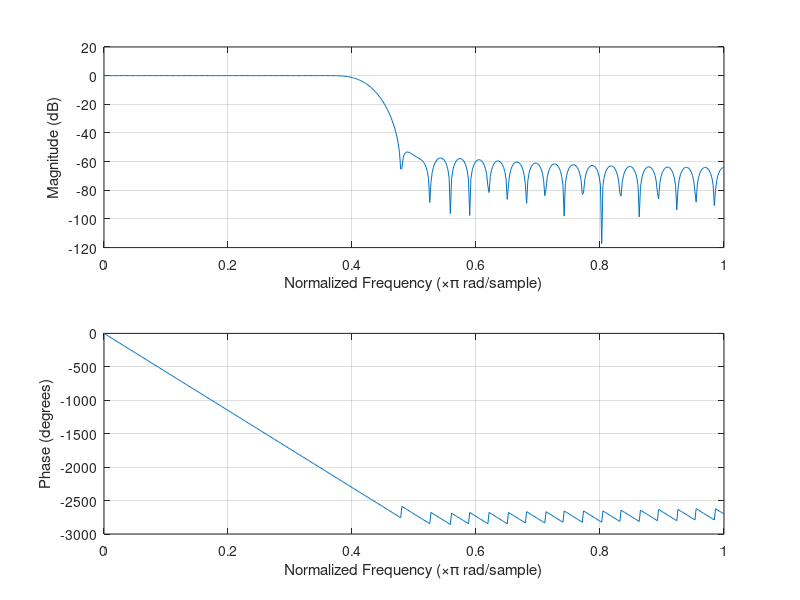
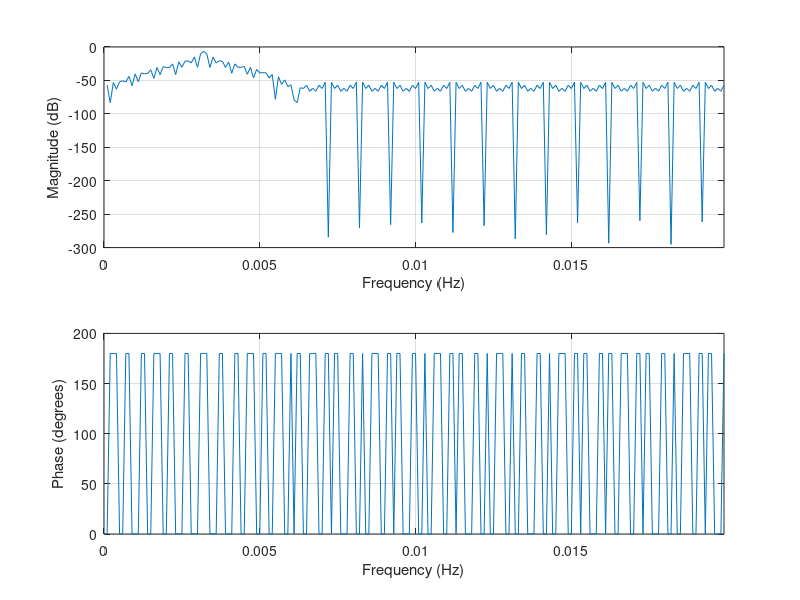

Write the MATLAB code that produced these figures, in order.
%packages
pkg load signal;

%reset
clear all;
close all;
clc;

Fs=10e3; 
Ts=1/Fs; 
Ns=256; 
t=[0:Ts:Ts*(Ns-1)]; 

f1=6.5e3;
f2=7.5e3;
f3=9.5e3;
f4=10.5e3;
x1=sin(2*pi*f1*t); 
x2=sin(2*pi*f2*t);
x3=sin(2*pi*f3*t);
x4=sin(2*pi*f4*t);
x=x1+x2+x3+x4; 
grid on;
N=64;
cut=8.5e3/Fs/2;
B=fir1(N,cut,'low');
A=1; 
freqz(B,A); %Plot frequency response - both amp and phase response.
%figure; %Create a new figure window, so previous one isn't lost.
%subplot(2,1,1); %Two subplots will go on this figure window.
Npts=200;
%plot(t(1:Npts),x(1:Npts)) %Plot first Npts of this 4-tone input signal
%title('Time Plots of Input and Output');
%xlabel('time (s)');
%ylabel('Input Sig');
% %Now apply this filter to our 4-tone test sequence
y = filter(B,A,x);
figure;
%subplot(2,1,2); %Now go to bottom subplot.
freqz_plot(t(1:Npts),y(1:Npts)); %Plot first Npts of filtered signal.
%xlabel('time (s)');
%2
%3
%ylabel('Filtered Sig');
%figure; %Create a new figure window, so previous one isn't lost.
%subplot(2,1,1);
%xfftmag=(abs(fft(x,Ns))); %Compute spectrum of input signal.
%xfftmagh=xfftmag(1:length(xfftmag)/2);
% %Plot only the first half of FFT, since second half is mirror imag
% %the first half represents the useful range of frequencies from
% %0 to Fs/2, the Nyquist sampling limit.
%f=[1:1:length(xfftmagh)]*Fs/Ns; %Make freq array that varies from
% %0 Hz to Fs/2 Hz.
%plot(f,xfftmagh); %Plot frequency spectrum of input signal
%title('Input and Output Spectra');
%xlabel('freq (Hz)');
%ylabel('Input Spectrum');
%subplot(2,1,2);
%yfftmag=(abs(fft(y,Ns)));
%yfftmagh=yfftmag(1:length(yfftmag)/2);
% %Plot only the first half of FFT, since second half is mirror image
% %the first half represents the useful range of frequencies from
% %0 to Fs/2, the Nyquist sampling limit.
%plot(f,yfftmagh); %Plot frequency spectrum of input signal
%xlabel('freq (Hz)'); 
